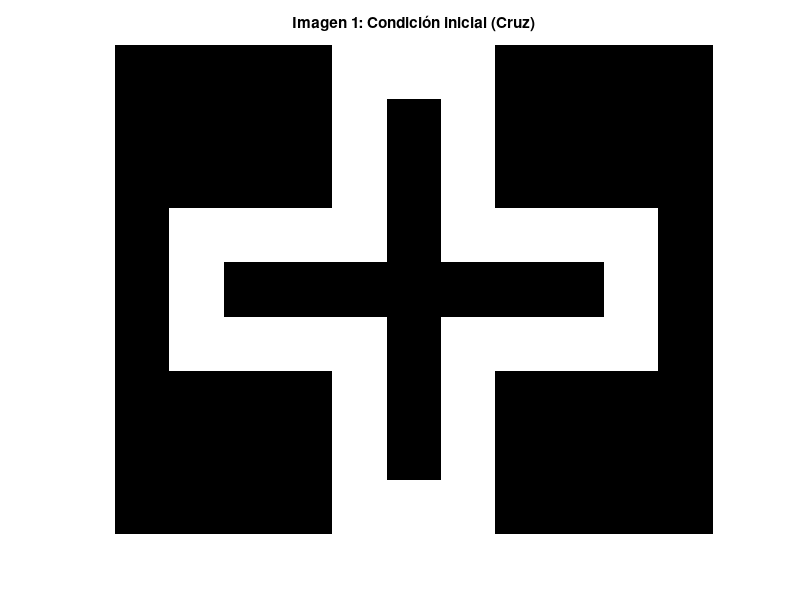
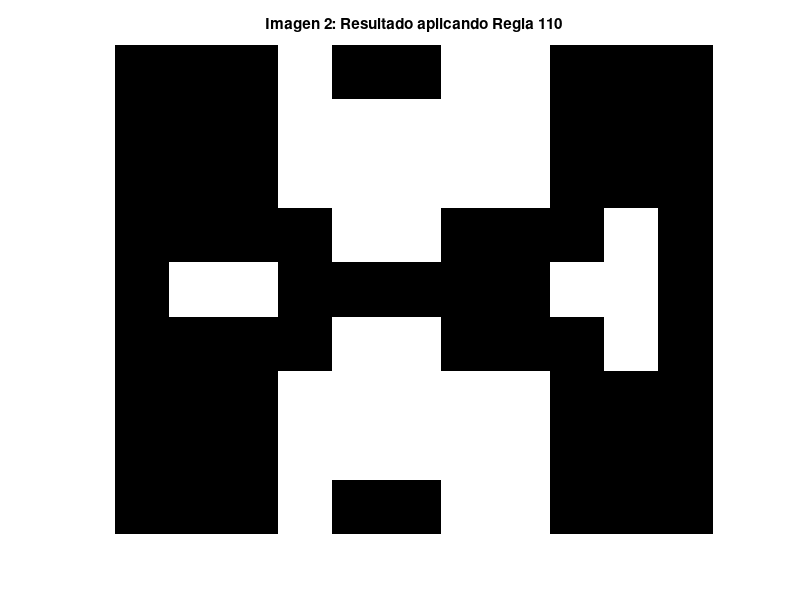

Source code (MATLAB) for these figures, in order:
% Regla 110: 01101110 en binario (del 7 al 0)
rule = [0 1 1 1 0 1 1 0];
% Condición inicial (cruz con bordes negros)
initial = [ ...
    0 0 0 0 1 1 1 0 0 0 0;
    0 0 0 0 1 0 1 0 0 0 0;
    0 0 0 0 1 0 1 0 0 0 0;
    0 1 1 1 1 0 1 1 1 1 0;
    0 1 0 0 0 0 0 0 0 1 0;
    0 1 1 1 1 0 1 1 1 1 0;
    0 0 0 0 1 0 1 0 0 0 0;
    0 0 0 0 1 0 1 0 0 0 0;
    0 0 0 0 1 1 1 0 0 0 0];
% Dimensiones
[rows, cols] = size(initial);
final = zeros(rows, cols);
% Aplicar regla 110 fila por fila
for r = 1:rows
   for c = 2:cols-1
       pattern = initial(r, c-1)*4 + initial(r, c)*2 + initial(r, c+1);
       final(r, c) = rule(8 - pattern);
   end
end
% Mostrar imagen 1 (condición inicial)
figure;
imshow(initial, 'InitialMagnification', 'fit');
title('Imagen 1: Condición inicial (Cruz)');
colormap([1 1 1; 0 0 0]); % 0: blanco, 1: negro
% Mostrar imagen 2 (resultado regla 110)
figure;
imshow(final, 'InitialMagnification', 'fit');
title('Imagen 2: Resultado aplicando Regla 110');
colormap([1 1 1; 0 0 0]); % 0: blanco, 1: negro
